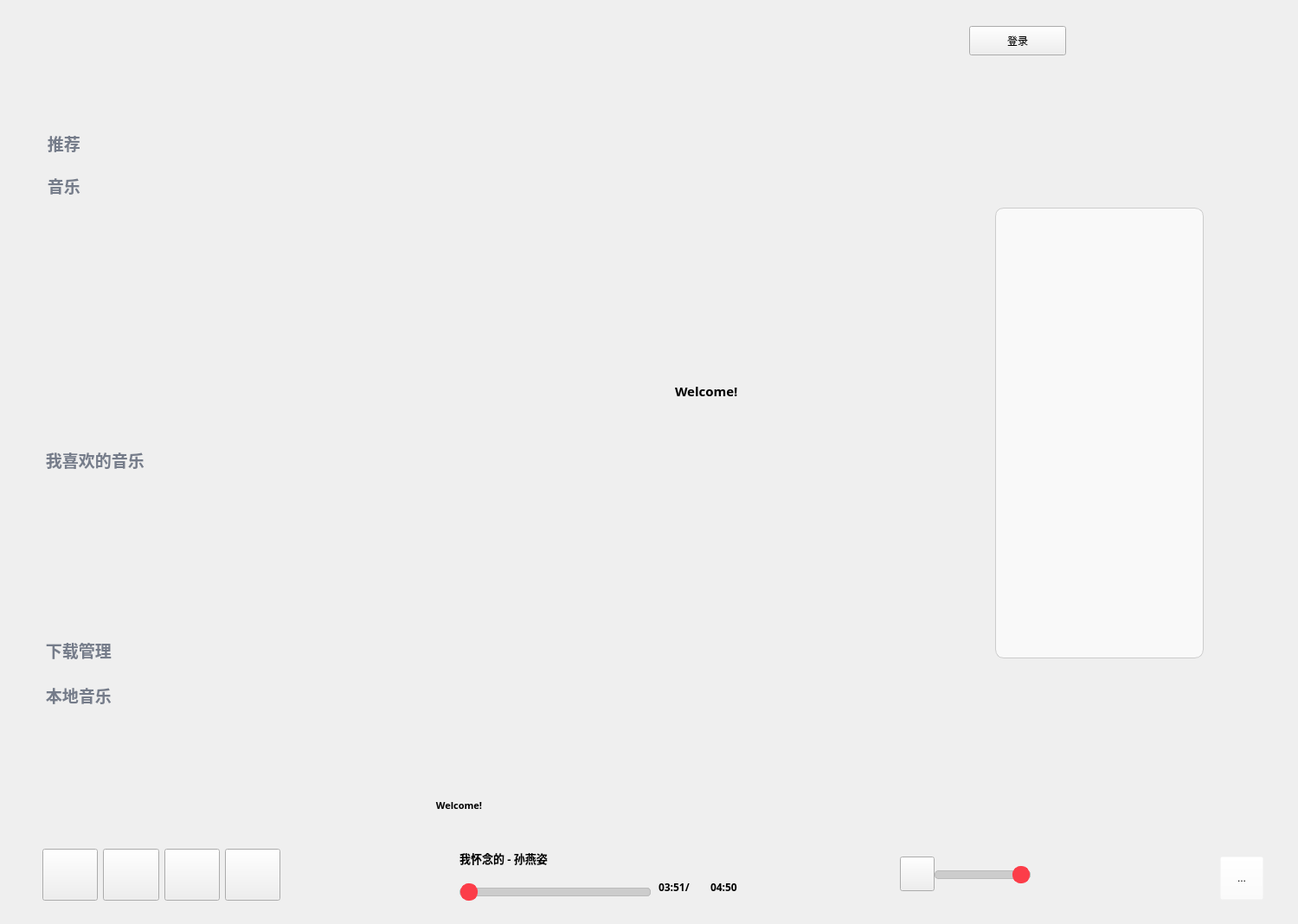
<?xml version="1.0" encoding="UTF-8"?>
<ui version="4.0">
 <class>Widget</class>
 <widget class="QWidget" name="Widget">
  <property name="geometry">
   <rect>
    <x>0</x>
    <y>0</y>
    <width>1500</width>
    <height>1068</height>
   </rect>
  </property>
  <property name="windowTitle">
   <string>Widget</string>
  </property>
  <widget class="QLabel" name="currentLyric">
   <property name="geometry">
    <rect>
     <x>320</x>
     <y>910</y>
     <width>421</width>
     <height>41</height>
    </rect>
   </property>
   <property name="font">
    <font>
     <family>微软雅黑</family>
     <pointsize>8</pointsize>
     <weight>75</weight>
     <bold>true</bold>
    </font>
   </property>
   <property name="text">
    <string>Welcome!</string>
   </property>
   <property name="alignment">
    <set>Qt::AlignCenter</set>
   </property>
  </widget>
  <widget class="QWidget" name="layoutWidget">
   <property name="geometry">
    <rect>
     <x>40</x>
     <y>960</y>
     <width>1171</width>
     <height>103</height>
    </rect>
   </property>
   <layout class="QHBoxLayout" name="horizontalLayout_3">
    <item>
     <widget class="QWidget" name="widget" native="true">
      <property name="minimumSize">
       <size>
        <width>293</width>
        <height>86</height>
       </size>
      </property>
      <layout class="QHBoxLayout" name="horizontalLayout">
       <item>
        <widget class="QPushButton" name="prevBtn">
         <property name="minimumSize">
          <size>
           <width>60</width>
           <height>60</height>
          </size>
         </property>
         <property name="text">
          <string/>
         </property>
        </widget>
       </item>
       <item>
        <widget class="QPushButton" name="playerBtn">
         <property name="minimumSize">
          <size>
           <width>60</width>
           <height>60</height>
          </size>
         </property>
         <property name="text">
          <string/>
         </property>
        </widget>
       </item>
       <item>
        <widget class="QPushButton" name="nextBtn">
         <property name="minimumSize">
          <size>
           <width>60</width>
           <height>60</height>
          </size>
         </property>
         <property name="text">
          <string/>
         </property>
        </widget>
       </item>
       <item>
        <widget class="QPushButton" name="modeBtn">
         <property name="minimumSize">
          <size>
           <width>60</width>
           <height>60</height>
          </size>
         </property>
         <property name="text">
          <string/>
         </property>
        </widget>
       </item>
      </layout>
     </widget>
    </item>
    <item>
     <spacer name="horizontalSpacer_2">
      <property name="minimumSize">
       <size>
        <width>21</width>
        <height>23</height>
       </size>
      </property>
      <property name="orientation">
       <enum>Qt::Horizontal</enum>
      </property>
      <property name="sizeHint" stdset="0">
       <size>
        <width>18</width>
        <height>20</height>
       </size>
      </property>
     </spacer>
    </item>
    <item>
     <widget class="QWidget" name="widget_2" native="true">
      <property name="minimumSize">
       <size>
        <width>461</width>
        <height>101</height>
       </size>
      </property>
      <widget class="QLabel" name="albumPic">
       <property name="geometry">
        <rect>
         <x>10</x>
         <y>20</y>
         <width>60</width>
         <height>60</height>
        </rect>
       </property>
       <property name="minimumSize">
        <size>
         <width>60</width>
         <height>60</height>
        </size>
       </property>
       <property name="text">
        <string/>
       </property>
      </widget>
      <widget class="QSlider" name="processBar">
       <property name="geometry">
        <rect>
         <x>80</x>
         <y>60</y>
         <width>221</width>
         <height>22</height>
        </rect>
       </property>
       <property name="sizePolicy">
        <sizepolicy hsizetype="Preferred" vsizetype="Preferred">
         <horstretch>0</horstretch>
         <verstretch>0</verstretch>
        </sizepolicy>
       </property>
       <property name="styleSheet">
        <string notr="true">QSlider::groove:horizontal {
    border: 1px solid #bbb; /* 滑槽的边框颜色 */
    background: #ccc; /* 滑槽的背景颜色 */
    height: 8px; /* 滑槽的高度 */
    border-radius: 4px; /* 滑槽的圆角半径 */
}
 
QSlider::handle:horizontal {
    background: #FC3D49; /* 滑块的背景颜色 */
    border: 1px solid #FC3D49; /* 滑块的边框颜色 */
    width: 18px; /* 滑块的宽度 */
    height: 18px; /* 滑块的高度 */
    border-radius: 9px; /* 滑块的圆角半径，确保滑块是圆形 */
    margin: -6px 0; /* 滑块超出滑槽的边距 */
}
 
QSlider::sub-page:horizontal {
    /* 使用线性渐变实现已通过部分的渐变效果 */
    background: qlineargradient(
        spread: pad, /* 填充模式 */
        x1: 0, y1: 0, /* 起点位置 */
        x2: 1, y2: 0, /* 终点位置（水平渐变） */
        stop: 0 #FC3D49, /* 起始颜色 */
        stop: 1 #fc9c9e /* 结束颜色 */
    );
    /*border: 1px solid #FC3D49; /* 已通过部分的边框颜色 */
    height: 8px; /* 已通过部分的高度 */
    border-radius: 4px; /* 已通过部分的圆角半径 */
}
 
QSlider::add-page:horizontal {
    background: #ccc; /* 未通过部分的背景颜色 */
    border: 1px solid #bbb; /* 未通过部分的边框颜色 */
    height: 8px; /* 未通过部分的高度 */
    border-radius: 4px; /* 未通过部分的圆角半径 */
}
</string>
       </property>
       <property name="orientation">
        <enum>Qt::Horizontal</enum>
       </property>
      </widget>
      <widget class="QLabel" name="songName">
       <property name="geometry">
        <rect>
         <x>80</x>
         <y>20</y>
         <width>350</width>
         <height>23</height>
        </rect>
       </property>
       <property name="font">
        <font>
         <family>Microsoft YaHei UI Light</family>
         <pointsize>10</pointsize>
         <weight>75</weight>
         <bold>true</bold>
        </font>
       </property>
       <property name="text">
        <string>我怀念的 - 孙燕姿</string>
       </property>
      </widget>
      <widget class="QLabel" name="currentTime">
       <property name="geometry">
        <rect>
         <x>310</x>
         <y>50</y>
         <width>61</width>
         <height>30</height>
        </rect>
       </property>
       <property name="font">
        <font>
         <family>微软雅黑 Light</family>
         <weight>75</weight>
         <bold>true</bold>
        </font>
       </property>
       <property name="text">
        <string>03:51/</string>
       </property>
      </widget>
      <widget class="QLabel" name="totalTime">
       <property name="geometry">
        <rect>
         <x>370</x>
         <y>50</y>
         <width>60</width>
         <height>30</height>
        </rect>
       </property>
       <property name="font">
        <font>
         <family>微软雅黑 Light</family>
         <weight>75</weight>
         <bold>true</bold>
        </font>
       </property>
       <property name="text">
        <string>04:50</string>
       </property>
      </widget>
     </widget>
    </item>
    <item>
     <spacer name="horizontalSpacer_3">
      <property name="minimumSize">
       <size>
        <width>21</width>
        <height>23</height>
       </size>
      </property>
      <property name="orientation">
       <enum>Qt::Horizontal</enum>
      </property>
      <property name="sizeHint" stdset="0">
       <size>
        <width>18</width>
        <height>20</height>
       </size>
      </property>
     </spacer>
    </item>
    <item>
     <widget class="QWidget" name="widget_3" native="true">
      <property name="minimumSize">
       <size>
        <width>181</width>
        <height>80</height>
       </size>
      </property>
      <widget class="QSlider" name="soundBar">
       <property name="geometry">
        <rect>
         <x>50</x>
         <y>40</y>
         <width>111</width>
         <height>22</height>
        </rect>
       </property>
       <property name="styleSheet">
        <string notr="true">QSlider::groove:horizontal {
    border: 1px solid #bbb; /* 滑槽的边框颜色 */
    background: #ccc; /* 滑槽的背景颜色 */
    height: 8px; /* 滑槽的高度 */
    border-radius: 4px; /* 滑槽的圆角半径 */
}
 
QSlider::handle:horizontal {
    background: #FC3D49; /* 滑块的背景颜色 */
    border: 1px solid #FC3D49; /* 滑块的边框颜色 */
    width: 18px; /* 滑块的宽度 */
    height: 18px; /* 滑块的高度 */
    border-radius: 9px; /* 滑块的圆角半径，确保滑块是圆形 */
    margin: -6px 0; /* 滑块超出滑槽的边距 */
}
 
QSlider::sub-page:horizontal {
    /* 使用线性渐变实现已通过部分的渐变效果 */
    background: qlineargradient(
        spread: pad, /* 填充模式 */
        x1: 0, y1: 0, /* 起点位置 */
        x2: 1, y2: 0, /* 终点位置（水平渐变） */
        stop: 0 #FC3D49, /* 起始颜色 */
        stop: 1 #fc9c9e /* 结束颜色 */
    );
    /*border: 1px solid #FC3D49; /* 已通过部分的边框颜色 */
    height: 8px; /* 已通过部分的高度 */
    border-radius: 4px; /* 已通过部分的圆角半径 */
}
 
QSlider::add-page:horizontal {
    background: #ccc; /* 未通过部分的背景颜色 */
    border: 1px solid #bbb; /* 未通过部分的边框颜色 */
    height: 8px; /* 未通过部分的高度 */
    border-radius: 4px; /* 未通过部分的圆角半径 */
}</string>
       </property>
       <property name="value">
        <number>99</number>
       </property>
       <property name="orientation">
        <enum>Qt::Horizontal</enum>
       </property>
      </widget>
      <widget class="QPushButton" name="soundBtn">
       <property name="geometry">
        <rect>
         <x>10</x>
         <y>30</y>
         <width>40</width>
         <height>40</height>
        </rect>
       </property>
       <property name="text">
        <string/>
       </property>
      </widget>
     </widget>
    </item>
   </layout>
  </widget>
  <widget class="QStackedWidget" name="stackedWidget">
   <property name="geometry">
    <rect>
     <x>290</x>
     <y>130</y>
     <width>1141</width>
     <height>721</height>
    </rect>
   </property>
   <property name="currentIndex">
    <number>0</number>
   </property>
   <widget class="QWidget" name="page_music">
    <widget class="RotateWidget" name="PostWidget" native="true">
     <property name="geometry">
      <rect>
       <x>80</x>
       <y>230</y>
       <width>300</width>
       <height>300</height>
      </rect>
     </property>
     <property name="sizePolicy">
      <sizepolicy hsizetype="Fixed" vsizetype="Fixed">
       <horstretch>0</horstretch>
       <verstretch>0</verstretch>
      </sizepolicy>
     </property>
     <property name="minimumSize">
      <size>
       <width>300</width>
       <height>300</height>
      </size>
     </property>
    </widget>
    <widget class="QWidget" name="widget_4" native="true">
     <property name="geometry">
      <rect>
       <x>490</x>
       <y>190</y>
       <width>276</width>
       <height>370</height>
      </rect>
     </property>
     <layout class="QVBoxLayout" name="verticalLayout">
      <item>
       <widget class="QLabel" name="lyricLabel_1">
        <property name="minimumSize">
         <size>
          <width>200</width>
          <height>40</height>
         </size>
        </property>
        <property name="text">
         <string/>
        </property>
        <property name="alignment">
         <set>Qt::AlignLeading|Qt::AlignLeft|Qt::AlignVCenter</set>
        </property>
        <property name="wordWrap">
         <bool>true</bool>
        </property>
       </widget>
      </item>
      <item>
       <widget class="QLabel" name="lyricLabel_2">
        <property name="minimumSize">
         <size>
          <width>200</width>
          <height>40</height>
         </size>
        </property>
        <property name="text">
         <string/>
        </property>
        <property name="alignment">
         <set>Qt::AlignLeading|Qt::AlignLeft|Qt::AlignVCenter</set>
        </property>
        <property name="wordWrap">
         <bool>true</bool>
        </property>
       </widget>
      </item>
      <item>
       <widget class="QLabel" name="lyricLabel_3">
        <property name="minimumSize">
         <size>
          <width>250</width>
          <height>50</height>
         </size>
        </property>
        <property name="font">
         <font>
          <family>微软雅黑</family>
          <pointsize>11</pointsize>
          <weight>75</weight>
          <bold>true</bold>
          <underline>false</underline>
         </font>
        </property>
        <property name="text">
         <string>Welcome!</string>
        </property>
        <property name="alignment">
         <set>Qt::AlignLeading|Qt::AlignLeft|Qt::AlignVCenter</set>
        </property>
        <property name="wordWrap">
         <bool>true</bool>
        </property>
       </widget>
      </item>
      <item>
       <widget class="QLabel" name="lyricLabel_4">
        <property name="minimumSize">
         <size>
          <width>200</width>
          <height>40</height>
         </size>
        </property>
        <property name="text">
         <string/>
        </property>
        <property name="alignment">
         <set>Qt::AlignLeading|Qt::AlignLeft|Qt::AlignVCenter</set>
        </property>
        <property name="wordWrap">
         <bool>true</bool>
        </property>
       </widget>
      </item>
      <item>
       <widget class="QLabel" name="lyricLabel_5">
        <property name="minimumSize">
         <size>
          <width>200</width>
          <height>40</height>
         </size>
        </property>
        <property name="text">
         <string/>
        </property>
        <property name="alignment">
         <set>Qt::AlignLeading|Qt::AlignLeft|Qt::AlignVCenter</set>
        </property>
        <property name="wordWrap">
         <bool>true</bool>
        </property>
       </widget>
      </item>
      <item>
       <widget class="QLabel" name="lyricLabel_6">
        <property name="minimumSize">
         <size>
          <width>200</width>
          <height>40</height>
         </size>
        </property>
        <property name="text">
         <string/>
        </property>
        <property name="alignment">
         <set>Qt::AlignLeading|Qt::AlignLeft|Qt::AlignVCenter</set>
        </property>
        <property name="wordWrap">
         <bool>true</bool>
        </property>
       </widget>
      </item>
      <item>
       <widget class="QLabel" name="lyricLabel_7">
        <property name="minimumSize">
         <size>
          <width>200</width>
          <height>40</height>
         </size>
        </property>
        <property name="text">
         <string/>
        </property>
        <property name="alignment">
         <set>Qt::AlignLeading|Qt::AlignLeft|Qt::AlignVCenter</set>
        </property>
        <property name="wordWrap">
         <bool>true</bool>
        </property>
       </widget>
      </item>
     </layout>
    </widget>
    <widget class="QListWidget" name="musicList">
     <property name="geometry">
      <rect>
       <x>860</x>
       <y>110</y>
       <width>241</width>
       <height>521</height>
      </rect>
     </property>
     <property name="sizePolicy">
      <sizepolicy hsizetype="Preferred" vsizetype="Preferred">
       <horstretch>0</horstretch>
       <verstretch>0</verstretch>
      </sizepolicy>
     </property>
     <property name="minimumSize">
      <size>
       <width>200</width>
       <height>150</height>
      </size>
     </property>
     <property name="font">
      <font>
       <pointsize>10</pointsize>
       <weight>75</weight>
       <bold>true</bold>
      </font>
     </property>
     <property name="styleSheet">
      <string notr="true">/* 设置 QListWidget 的整体外观，圆角和背景颜色 */
QListWidget {
    border: 1px solid #ccc;
    border-radius: 10px; /* 圆角 */
    background-color: #f9f9f9; /* 背景色 */
    padding: 5px;
	outline:0px;
}

/* 设置 QListWidget 中每个选项的默认外观 */
QListWidget::item {
    border: 1px solid transparent;
    border-radius: 5px; /* 圆角 */
    background-color: #ffffff; /* 默认选项背景色 */
    padding: 8px;
    margin: 3px; /* 每个选项的间距 */
    color: #333; /* 字体颜色 */
    font-size: 14px;
}

/* 鼠标悬停时的效果 */
QListWidget::item:hover {
    background-color: #ffe6e8; /* 悬停背景色 */
    /*border: 1px solid #91d5ff; /* 悬停时的边框颜色 */
}

/* 选中状态的效果 */
QListWidget::item:selected {
    background-color: #FC3D49; /* 选中背景色 */
    /*border: 1px solid #69c0ff; /* 选中边框颜色 */
    color: #ffffff; /* 选中文字颜色 */
}


/* 自定义滑动条的样式 */
QScrollBar:vertical {
    border: none; /* 移除边框 */
    background: #f0f0f0; /* 滑动条背景色 */
    width: 8px; /* 设置滑动条宽度 */
    margin: 0px 0px 0px 0px; /* 滑动条上下的边距 */
    border-radius: 4px; /* 圆角效果 */
}

QScrollBar::handle:vertical {
    background: #bfbfbf; /* 滑块颜色 */
    border-radius: 4px; /* 圆角效果 */
    min-height: 20px; /* 滑块的最小高度 */
}

QScrollBar::handle:vertical:hover {
    background: #a6a6a6; /* 悬停时滑块的颜色 */
}

QScrollBar::add-line:vertical, QScrollBar::sub-line:vertical {
    background: none; /* 隐藏滑动条上下的按钮 */
    height: 0px; /* 移除按钮高度 */
    width: 0px;
}

/* 防止滑块超出范围 */
QScrollBar::add-page:vertical, QScrollBar::sub-page:vertical {
    background: none;
}

</string>
     </property>
    </widget>
   </widget>
   <widget class="QWidget" name="page_home"/>
   <widget class="QWidget" name="page_love"/>
   <widget class="QWidget" name="page_download"/>
   <widget class="QWidget" name="page_local"/>
  </widget>
  <widget class="QPushButton" name="pushButton_page_music">
   <property name="geometry">
    <rect>
     <x>38</x>
     <y>190</y>
     <width>222</width>
     <height>48</height>
    </rect>
   </property>
   <property name="font">
    <font>
     <family>微软雅黑 Light</family>
     <pointsize>-1</pointsize>
     <weight>75</weight>
     <bold>true</bold>
    </font>
   </property>
   <property name="styleSheet">
    <string notr="true">QPushButton {
    background-color: transparent;
    border: 2px solid transparent;
    border-radius: 10px;
	text-align: left; padding-left: 10px;
    color: #757c8a;
	font-size: 19px;
}

QPushButton:hover {
    background-color: rgba(169, 169, 169, 0.5);  /* 灰色提示 */
}
</string>
   </property>
   <property name="text">
    <string> 音乐</string>
   </property>
   <property name="icon">
    <iconset resource="resource.qrc">
     <normaloff>:/img/page_play.png</normaloff>:/img/page_play.png</iconset>
   </property>
   <property name="iconSize">
    <size>
     <width>34</width>
     <height>34</height>
    </size>
   </property>
  </widget>
  <widget class="QPushButton" name="pushButton_page_home">
   <property name="geometry">
    <rect>
     <x>38</x>
     <y>141</y>
     <width>222</width>
     <height>48</height>
    </rect>
   </property>
   <property name="font">
    <font>
     <family>微软雅黑 Light</family>
     <pointsize>-1</pointsize>
     <weight>75</weight>
     <bold>true</bold>
    </font>
   </property>
   <property name="styleSheet">
    <string notr="true">QPushButton {
    background-color: transparent;
    border: 2px solid transparent;
    border-radius: 10px;
    /*padding: 10px 15px;*/
	color: #757c8a;
	font-size: 19px;
	text-align: left; padding-left: 10px;
}

QPushButton:hover {
    background-color: rgba(169, 169, 169, 0.5);  /* 灰色提示 */
}

</string>
   </property>
   <property name="text">
    <string> 推荐</string>
   </property>
   <property name="icon">
    <iconset resource="resource.qrc">
     <normaloff>:/img/page_home.png</normaloff>:/img/page_home.png</iconset>
   </property>
   <property name="iconSize">
    <size>
     <width>34</width>
     <height>34</height>
    </size>
   </property>
  </widget>
  <widget class="QPushButton" name="pushButton_page_love">
   <property name="geometry">
    <rect>
     <x>36</x>
     <y>507</y>
     <width>222</width>
     <height>48</height>
    </rect>
   </property>
   <property name="font">
    <font>
     <family>微软雅黑 Light</family>
     <pointsize>-1</pointsize>
     <weight>75</weight>
     <bold>true</bold>
    </font>
   </property>
   <property name="styleSheet">
    <string notr="true">QPushButton {
    background-color: transparent;
    border: 2px solid transparent;
    border-radius: 10px;
   	text-align: left; padding-left: 10px;
    color: #757c8a;
	font-size: 19px;
}

QPushButton:hover {
    background-color: rgba(169, 169, 169, 0.5);  /* 灰色提示 */
}
</string>
   </property>
   <property name="text">
    <string> 我喜欢的音乐</string>
   </property>
   <property name="icon">
    <iconset resource="resource.qrc">
     <normaloff>:/img/list_love.png</normaloff>:/img/list_love.png</iconset>
   </property>
   <property name="iconSize">
    <size>
     <width>30</width>
     <height>30</height>
    </size>
   </property>
  </widget>
  <widget class="QPushButton" name="pushButton_page_download">
   <property name="geometry">
    <rect>
     <x>36</x>
     <y>727</y>
     <width>222</width>
     <height>48</height>
    </rect>
   </property>
   <property name="font">
    <font>
     <family>微软雅黑 Light</family>
     <pointsize>-1</pointsize>
     <weight>75</weight>
     <bold>true</bold>
    </font>
   </property>
   <property name="styleSheet">
    <string notr="true">QPushButton {
    background-color: transparent;
    border: 2px solid transparent;
    border-radius: 10px;
    text-align: left; padding-left: 10px;
    color: #757c8a;
	font-size: 19px;
}

QPushButton:hover {
    background-color: rgba(169, 169, 169, 0.5);  /* 灰色提示 */
}
</string>
   </property>
   <property name="text">
    <string> 下载管理</string>
   </property>
   <property name="icon">
    <iconset resource="resource.qrc">
     <normaloff>:/img/list_download.png</normaloff>:/img/list_download.png</iconset>
   </property>
   <property name="iconSize">
    <size>
     <width>34</width>
     <height>34</height>
    </size>
   </property>
  </widget>
  <widget class="QPushButton" name="pushButton_page_local">
   <property name="geometry">
    <rect>
     <x>36</x>
     <y>779</y>
     <width>222</width>
     <height>48</height>
    </rect>
   </property>
   <property name="font">
    <font>
     <family>微软雅黑 Light</family>
     <pointsize>-1</pointsize>
     <weight>75</weight>
     <bold>true</bold>
    </font>
   </property>
   <property name="styleSheet">
    <string notr="true">QPushButton {
    background-color: transparent;
    border: 2px solid transparent;
    border-radius: 10px;
    text-align: left; padding-left: 10px;
    color: #757c8a;
	font-size: 19px;
}

QPushButton:hover {
    background-color: rgba(169, 169, 169, 0.5);  /* 灰色提示 */
}
</string>
   </property>
   <property name="text">
    <string> 本地音乐</string>
   </property>
   <property name="icon">
    <iconset resource="resource.qrc">
     <normaloff>:/img/list_local.png</normaloff>:/img/list_local.png</iconset>
   </property>
   <property name="iconSize">
    <size>
     <width>34</width>
     <height>34</height>
    </size>
   </property>
  </widget>
  <widget class="QPushButton" name="pushButton_login">
   <property name="geometry">
    <rect>
     <x>1120</x>
     <y>30</y>
     <width>112</width>
     <height>34</height>
    </rect>
   </property>
   <property name="text">
    <string>登录</string>
   </property>
  </widget>
  <widget class="QToolButton" name="toolButton_playlist">
   <property name="geometry">
    <rect>
     <x>1410</x>
     <y>990</y>
     <width>50</width>
     <height>50</height>
    </rect>
   </property>
   <property name="styleSheet">
    <string notr="true">background-color:rgba(255,255,255,0);</string>
   </property>
   <property name="text">
    <string>...</string>
   </property>
   <property name="icon">
    <iconset resource="resource.qrc">
     <normaloff>:/img/icon_playlist.png</normaloff>:/img/icon_playlist.png</iconset>
   </property>
   <property name="iconSize">
    <size>
     <width>50</width>
     <height>50</height>
    </size>
   </property>
  </widget>
 </widget>
 <customwidgets>
  <customwidget>
   <class>RotateWidget</class>
   <extends>QWidget</extends>
   <header location="global">rotatewidget.h</header>
   <container>1</container>
  </customwidget>
 </customwidgets>
 <resources>
  <include location="resource.qrc"/>
 </resources>
 <connections/>
</ui>
